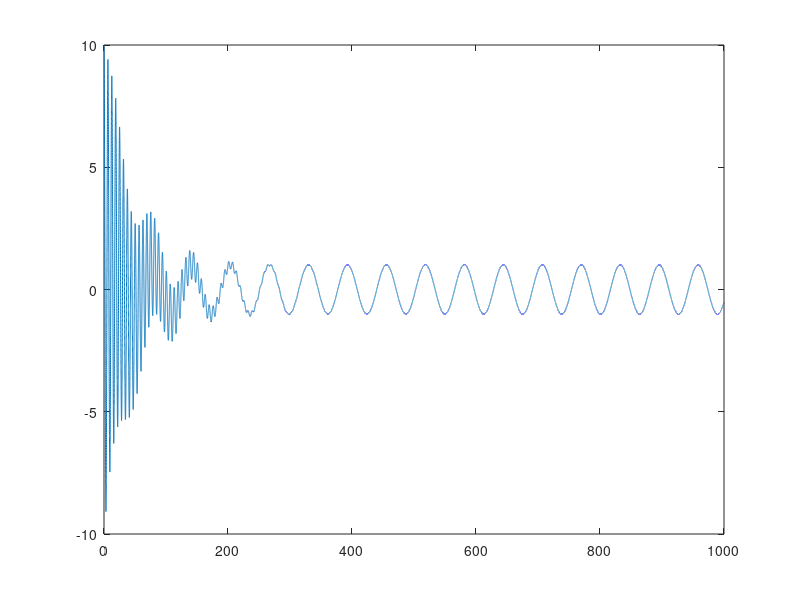

Write MATLAB code to recreate this figure.
%%initial values
m=1;                                                                        %% m is the mass of the body
k=1;                                                                        %%k is the stiffness
eps=0.02;                                                                    %% eps is the damping ratio
d=.1;                                                                        %% d is the ratio of force freq to the natural freq
p=1;                                                                        %% p is the amplitude of the exictation force
u0=10;                                                                      %% u0 is the initial displacement
du0=0;                                                                      %%du0 is the initial velocity
wn=sqrt(k/m);                                                               %%wn is the natural frequency
wd=wn*sqrt(1-eps*eps);                                                      %%wd is the damped frequency
t=0:99999;                                                                  %% in the two steps , the array corresponding  
t=t/100;                                                                    %% to the time value is made
u=[];                                                                       %% an empty array is made to store the values of displacment
stc1=(p/k)*(1-(d)^2)/(((1-(d)^2)^2)+(2*eps*d)^2);                           %% steady state term no.1
stc2=(p/k)*(2*d*eps)/(((1-(d)^2)^2)+(2*eps*d)^2);                           %% steady state term no. 2

for i=1:(99999+1)
    %%transient
    tr1=u0*cos(wd*t(i))*exp(-eps*wn*t(i));                                  %%transient term no.1
    tr2=((du0+u0*eps*wn)/wd)*sin(wd*t(i))*exp(-eps*wn*t(i));                %%transient term no.2
    
    %%steady
    st1=stc1*sin(d*wn*t(i));
    st2=stc2*cos(d*wn*t(i));
    
    u=[u,tr1+tr2+st1-st2];                                                  %%total displacment is appended to the array u
end
plot(t,u);                                                                  %% plotted 




